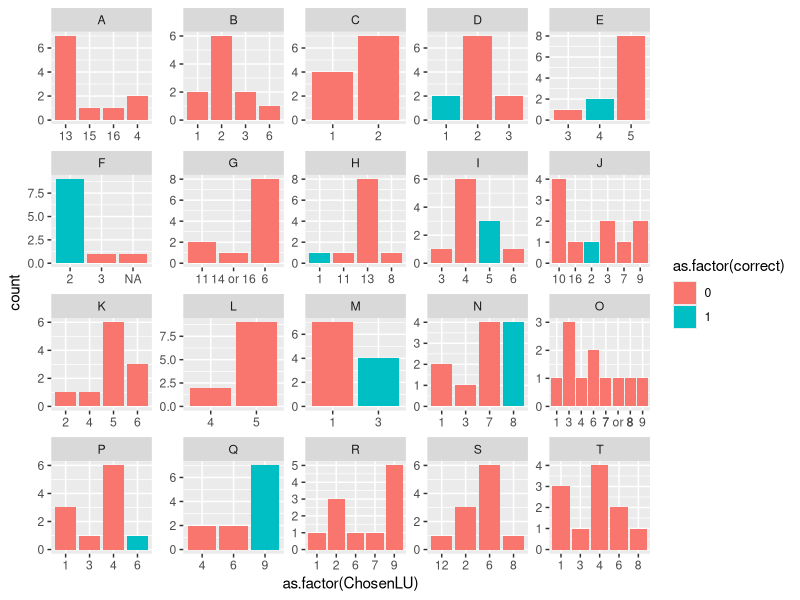

Generate this figure with R:
# analyzing results of mini-experiment 

setwd("GGExperimentApr28")

library(readxl)
library(dplyr)
library(magrittr)
response <- read_excel("responses_GGExpApr28.xlsx")
response %<>% mutate(correct = as.numeric(Answer == ChosenLU))
response %>% group_by(Respondent) %>% 
  dplyr::summarise(perc_right = sum(na.omit(correct))/20)

library(ggplot2)

ggplot(data = response, aes(x = as.factor(ChosenLU), fill = as.factor(correct))) + 
  geom_bar() +
  facet_wrap(~Lineup, scales = 'free')

response %>% group_by(Lineup) %>%
  dplyr::summarise(perc_guessed = sum(na.omit(correct))/11, tot_resp = length(unique(ChosenLU)))

